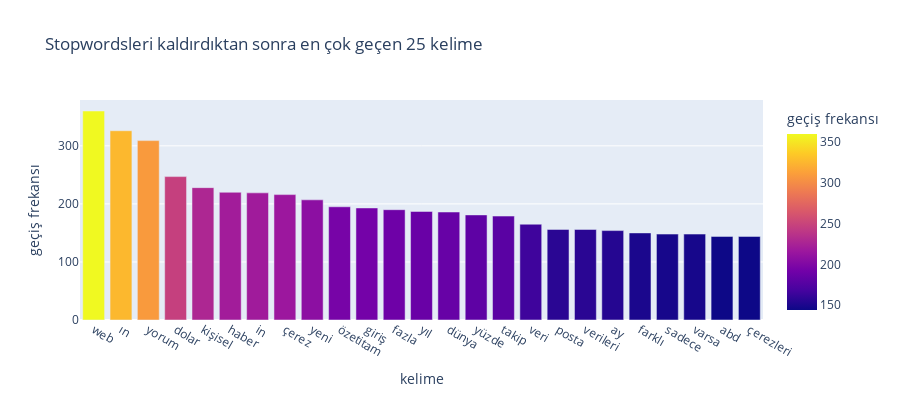

The notebook cell saved with this chart:
### Code cell
import nltk
nltk.download('stopwords')
stop = stopwords.words('Turkish')
with open('turkce-stop-words.txt', encoding='utf-8') as file:
    stw = file.read()
stw = stw.split()
stw = [s.lower() for s in stw]
stop += stw
def get_top_n_words(corpus, n=None):
    vec = CountVectorizer(stop_words = stop).fit(corpus)
    bag_of_words = vec.transform(corpus)
    sum_words = bag_of_words.sum(axis=0)
    words_freq = [(word, sum_words[0, idx]) for word, idx in vec.vocabulary_.items()]
    words_freq =sorted(words_freq, key = lambda x: x[1], reverse=True)
    return words_freq[:n]
common_words = get_top_n_words(data['Body_text'], 25)
df2 = pd.DataFrame(common_words, columns = ['kelime' , 'geçiş frekansı'])
fig = px.bar(df2, x='kelime', y='geçiş frekansı',
             hover_data=['kelime', 'geçiş frekansı'], color='geçiş frekansı',
             title='Stopwordsleri kaldırdıktan sonra en çok geçen 25 kelime',
             height=400)
fig.show()

### Figure 1 — Plotly figure (JSON) as saved in the notebook; plotly's stock layout.template omitted (floating-point values rounded to 4 significant figures)
{"data": [{"alignmentgroup": "True", "hovertemplate": "kelime=%{x}<br>geçiş frekansı=%{marker.color}<extra></extra>", "legendgroup": "", "marker": {"color": [360, 326, 309, 247, 228, 220, 219, 216, 207, 195, 193, 190, 187, 186, 181, 179, 165, 156, 156, 154, 150, 148, 148, 144, 144], "coloraxis": "coloraxis", "pattern": {"shape": ""}}, "name": "", "offsetgroup": "", "orientation": "v", "showlegend": false, "textposition": "auto", "x": ["web", "ın", "yorum", "dolar", "kişisel", "haber", "in", "çerez", "yeni", "özetitam", "giriş", "fazla", "yıl", "dünya", "yüzde", "takip", "veri", "posta", "verileri", "ay", "farklı", "sadece", "varsa", "abd", "çerezleri"], "xaxis": "x", "y": [360, 326, 309, 247, 228, 220, 219, 216, 207, 195, 193, 190, 187, 186, 181, 179, 165, 156, 156, 154, 150, 148, 148, 144, 144], "yaxis": "y", "type": "bar"}], "layout": {"xaxis": {"anchor": "y", "domain": [0.0, 1.0], "title": {"text": "kelime"}}, "yaxis": {"anchor": "x", "domain": [0.0, 1.0], "title": {"text": "geçiş frekansı"}}, "coloraxis": {"colorbar": {"title": {"text": "geçiş frekansı"}}, "colorscale": [[0.0, "#0d0887"], [0.1111, "#46039f"], [0.2222, "#7201a8"], [0.3333, "#9c179e"], [0.4444, "#bd3786"], [0.5556, "#d8576b"], [0.6667, "#ed7953"], [0.7778, "#fb9f3a"], [0.8889, "#fdca26"], [1.0, "#f0f921"]]}, "legend": {"tracegroupgap": 0}, "title": {"text": "Stopwordsleri kaldırdıktan sonra en çok geçen 25 kelime"}, "barmode": "relative", "height": 400}}
